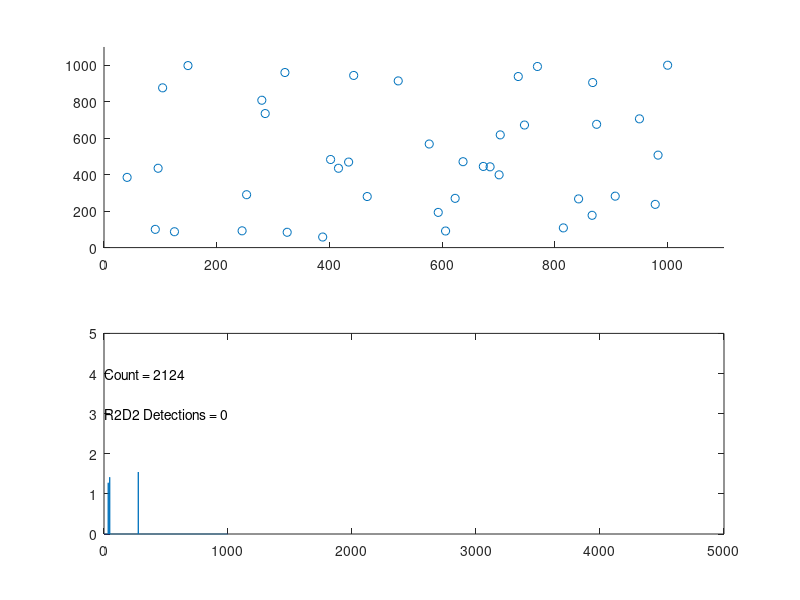

Write the MATLAB code that produced this figure.
%%%%%%%%%%%%%%%%%%%%%%%%%%%%%%%%%%%%%%%%%%%%%%%%%%%%%%%%%%%%%%%%%%%%%%%%%%%%%%%%
% Andrew Payne
% 14 April 2019
%
% r2d2_sim.m - A simulator to show platoon moving through battlespace with
% algorithms programmed to dodge R2D2 units.
%
% Basic Instructions:
%   Run in Octave.  Opens up a split GUI figure with battlespace on top and
%   platoon detection time values along the bottom.  Platoon automatically starts 
%   from (1,1), and goes until it finishes at (1000,1000).
%   In the bottom of the GUI window are the count and the R2D2 Detections count.
%   The Count is simply the main loop counter.  The R2D2 Detections count is the
%   number of times the R2D2 (enemy) units spot the platoon.
%
%   Modify the following parameters to test different scenarios:
%    - GRID_SIZE (default 1000)
%    - NUM_R2D2  
%    - R2D2_RANGE  (default 5)
%    - MAX_RANGE  (soldier sensor distance of r2d2 detection)
%
%%%%%%%%%%%%%%%%%%%%%%%%%%%%%%%%%%%%%%%%%%%%%%%%%%%%%%%%%%%%%%%%%%%%%%%%%%%%%%%%

function ret_val = r2d2_sim
  GRID_SIZE = 1000;
  NUM_R2D2 = 40;
  R2D2_RANGE = 10;
  MAX_RANGE = 40;
  % Maneuvering step counts:
  DIRECTIVE_FORWARD_STEPS = 5;
  DIRECTIVE_RETRACE_STEPS = 20; 
  
  ret_val = 0;
  
  grid = zeros(GRID_SIZE);

  % Generate R2D2.
  r2d2.num = NUM_R2D2;
  % Positions (columns wrap top-to-bottom).
  r2d2.raw_positions = fix(rand(1,NUM_R2D2)*GRID_SIZE^2);
  % Set ordered pair positions via R2d2_Positions:
  r2d2.num_detections = 0;
  R2d2_Positions;

  % Place R2D2s into grid.
  grid(r2d2.raw_positions) = 1;

  % Place platoon at the starting mark.
  platoon.position = [1,1];
  platoon.directive = {'N/A', 0;
                       'N/A', 0;};
  platoon.last_move = [0 0 0 0]; % n s e w.
  platoon.move_count = 0;
  platoon.detections = zeros(DIRECTIVE_FORWARD_STEPS, 1);
  platoon.maneuver = 0;
  
  sensor.num_hits = 0;
  sensor.heatmap = zeros(2);  % Give a fresh 2x2 sensor relative heatmap grid.
  sensor.old_heatmap = zeros(2);
  sensor.change = zeros(2);
  splot=[];
  
  Setup_Plot;
  
  done = 0;

  % Main time-step loop.
  while (done == 0)
    % Turn on sensor. Collect Data about R2D2.
    % Gets a 2x2 grid of NW, SW, NE, SE data correlating to severity of sensor data.
    Platoon_Sense;

    % Decides how to proceed to the finish line based on sensor heatmap.
    Platoon_Decide;

    % R2d2 detection:
    R2d2_Detection;
    
    % Updates the plot for this simulation.
    Update_Plot;

    % Loop ending when finish line reached.
    done = (platoon.position(1) > GRID_SIZE-1 && platoon.position(2) > GRID_SIZE-1);
    
    %disp([platoon.directive{1}, ' ', num2str(platoon.directive{2})]);
    
    %disp([num2str(platoon.move_count), ' ', num2str(platoon.position)]);
  endwhile
  
    disp([num2str(platoon.position(1)), ' ', num2str(platoon.position(2))]);
 
 
  function Setup_Plot
    for (i = 1:NUM_R2D2)
      splot.xdata(i) = r2d2.positions{i}(1);
      splot.ydata(i) = r2d2.positions{i}(2);
    endfor
    % Add the platoon position:
    splot.xdata(NUM_R2D2+1) = platoon.position(1);
    splot.ydata(NUM_R2D2+1) = platoon.position(2);
    
    f=figure;
    subplot(2,1,1);
    
    % Start the graph
    splot.graph = scatter(splot.xdata, splot.ydata);
    
    axis([0 GRID_SIZE*1.1 0 GRID_SIZE*1.1]);

    subplot(2,1,2);
    
    splot.xheat = linspace(1,1000,GRID_SIZE*5);
    splot.yheat = zeros(1,GRID_SIZE*5);
    splot.heatmap_plot = plot(splot.xheat, splot.yheat);
    splot.move_counter = text(1,4,'Count = 0');
    splot.r2d2_detections = text(1,3,'R2D2 Detections = 0');
    axis([0 GRID_SIZE*5 0 5]);
    
  endfunction
  
  function Update_Plot
    xdata_tmp = get(splot.graph, 'xdata');
    ydata_tmp = get(splot.graph, 'ydata');
    
    xdata_tmp(NUM_R2D2+1) = platoon.position(1);
    ydata_tmp(NUM_R2D2+1) = platoon.position(2);
    
    set(splot.graph, 'xdata', xdata_tmp);
    set(splot.graph, 'ydata', ydata_tmp);
    
    yheat_tmp = get(splot.heatmap_plot,'ydata');
    yheat_tmp(platoon.move_count) = sum(sensor.heatmap(:));
    
    set(splot.heatmap_plot, 'ydata', yheat_tmp);
    set(splot.move_counter, 'string', ['Count = ',num2str(platoon.move_count)]);
    set(splot.r2d2_detections, 'string', ['R2D2 Detections = ',num2str(r2d2.num_detections)]);
    
    drawnow
     
  endfunction

  function R2d2_Positions
    for i=1:NUM_R2D2
      % X position
      x_pos = ceil(r2d2.raw_positions(i)/GRID_SIZE);
      %x_pos = 50*i + 20;
      
      % Y position
      y_pos = mod(r2d2.raw_positions(i), GRID_SIZE);
      %y_pos = 50*i - 5;
      if (y_pos==0)
        y_pos = GRID_SIZE;
      endif 
      
      % Set ordered pair variable.
      r2d2.positions{i} = [x_pos, y_pos]; 

    endfor
  endfunction
  
  function R2d2_Detection
     % Go through list of r2d2s, calculating Manhatten Distance.
    for i = 1:NUM_R2D2
      raw_offsets{i} = r2d2.positions{i} - platoon.position;
      raw_man_dist{i} = sum(abs(raw_offsets{i}));
    endfor
    
    % Reorder from closest to furthest, based on Manhatten Distance:
    [man_dist, sort_order] = sort(cell2mat(raw_man_dist));
    man_dist = num2cell(man_dist);
    offsets = raw_offsets(sort_order); 
    
    R2d2_Measure;
    
    function R2d2_Measure
      r2d2.range = R2D2_RANGE;
      
      % Go through list of r2d2s.
      for r2d2_ctr = 1:NUM_R2D2
        % Manhatten Distance comparison with sensor.range.
        if (man_dist{r2d2_ctr} <= r2d2.range)
          % Add to list of hit(s)
          r2d2.num_detections = r2d2.num_detections + 1;
        else
          break; % Keeps getting further away, break.
        endif
      endfor  
    endfunction
  endfunction
  
  function Platoon_Decide
    if (platoon.move_count == 0)
      Platoon_Move('North');
      return
    elseif (platoon.directive{2}>0)
      
      % Call the directives.
      Platoon_Manuever

  % Heatmap analysis.
  
  % -------------
  % | NW  | NE  |
  % |     |     |
  % -------------
  % | SW  | SE  |
  % |     |     |
  % -------------
  
  %
    elseif (sensor.num_hits)
      last_move = platoon.directive{1};
      dir_finder = zeros(2);
    
      % Find the direction of the r2d2 being sensed.
      [max_heat,~] = max(sensor.heatmap(:));
      
      [x, y] = find(sensor.heatmap==max_heat);
      
      % Find the direction of the r2d2s that are most increasing.
      %[~,max_chg_dir] = max(sensor.change(:));
      
      dir_finder(x,y) = 1;
      disp(dir_finder)
      %dir_finder(max_chg_dir) = 1;
      
      switch (dir_finder)
        case [0 0;
              0 1]
          platoon.directive(1:2)={'NorthWest', DIRECTIVE_FORWARD_STEPS};

        case [0 0;
              1 0]
          platoon.directive(1:2)={'NorthEast', DIRECTIVE_FORWARD_STEPS};
        
        case [0 0;
              1 1]
          platoon.directive(1:2)={'North', DIRECTIVE_FORWARD_STEPS};
       
        case [0 1;
              0 0]
          platoon.directive(1:2)={'South', DIRECTIVE_RETRACE_STEPS};
          platoon.directive(3:4)={'East', DIRECTIVE_RETRACE_STEPS};

        case [0 1;
              0 1]
          platoon.directive(1:2)={'NorthWest', DIRECTIVE_RETRACE_STEPS};
          platoon.directive(1:2)={'East', DIRECTIVE_RETRACE_STEPS};
        case [0 1;
              1 0]
          platoon.directive(1:2)={'SouthEast', DIRECTIVE_FORWARD_STEPS};
        
        case [0 1;
              1 1]
          platoon.directive(1:2)={'NorthWest', DIRECTIVE_FORWARD_STEPS};
        
        case [1 0;
              0 0]
          platoon.directive(1:2)={'SouthEast', DIRECTIVE_FORWARD_STEPS};
        
        case [1 0;
              0 1]
          platoon.directive(1:2)={'NorthEast', DIRECTIVE_FORWARD_STEPS};
        
        case [1 0;
              1 0]
          platoon.directive(1:2)={'East', DIRECTIVE_FORWARD_STEPS};
        
        case [1 0;
              1 1]
          platoon.directive(1:2)={'NorthEast', DIRECTIVE_FORWARD_STEPS};
        
        case [1 1;
              0 0]
          platoon.directive(1:2)={'South', DIRECTIVE_FORWARD_STEPS};
        
        case [1 1;
              0 1]
          platoon.directive(1:2)={'SouthWest', DIRECTIVE_RETRACE_STEPS};
        otherwise
          disp('should not see this');
      endswitch
      
      Platoon_Move(platoon.directive{1});

      % Just a routine move north or east to reach the finish line.
      else
        if platoon.last_move(1)
          Platoon_Move('East');
         % disp('routine move east.');
        % North
        else
          Platoon_Move('North');
         % disp('routine move north.');
        endif
      endif
      
      % Maneuvering function.
      function Platoon_Manuever
      
        Platoon_Move(platoon.directive{1});
        % Decrement the count.
        platoon.directive{2} = platoon.directive{2} - 1;
        
        % When the first row of directives is exhausted, move second row up.
        if (platoon.directive{2} == 0 && platoon.directive{4}>0)
          disp('Changing Directives');
          platoon.directive{1} = platoon.directive{3};
          platoon.directive{2} = platoon.directive{4};
          platoon.directive{4} = 0;
        endif
      
      endfunction
  
      % Basic moving function.
      function Platoon_Move(direction)
        direction = upper(direction);
        switch direction
          case 'NORTH'
            if (platoon.position(2) < GRID_SIZE)
              platoon.position(2) = platoon.position(2) + 1;
              platoon.last_move = [1 0 0 0];
              platoon.move_count = platoon.move_count + 1; 
            elseif (platoon.position(1) < GRID_SIZE)
              Platoon_Move('East');
            else
              Platoon_Move('South');
            endif
          case 'SOUTH'
            platoon.position(2) = platoon.position(2) - 1;
            platoon.last_move = [0 1 0 0];
            platoon.move_count = platoon.move_count + 1; 
          case 'EAST'
            if (platoon.position(1) < GRID_SIZE)
              platoon.position(1) = platoon.position(1) + 1;
              platoon.last_move = [0 0 1 0];
              platoon.move_count = platoon.move_count + 1; 
            elseif (platoon.position(2) < GRID_SIZE)
              Platoon_Move('North');
            else
              Platoon_Move('South');
            endif
          case 'WEST'
            platoon.position(1) = platoon.position(1) - 1;
            platoon.last_move = [0 0 0 1];
            platoon.move_count = platoon.move_count + 1; 
          case 'NORTHEAST'
            if (platoon.last_move == [1 0 0 0])
              Platoon_Move('East');
            else
              Platoon_Move('North');
            endif
          case 'NORTHWEST'
            if (platoon.last_move == [1 0 0 0])
              Platoon_Move('West');
            else
              Platoon_Move('North');
            endif
          case 'SOUTHEAST'
            if (platoon.last_move == [0 1 0 0])
              Platoon_Move('East');
            else
              Platoon_Move('South');
            endif
          case 'SOUTHWEST'
            if (platoon.last_move == [0 1 0 0])
              Platoon_Move('West');
            else
              Platoon_Move('South');
            endif
        endswitch  
      endfunction

  endfunction
  
  function Platoon_Sense
    % Go through list of r2d2s, calculating Manhatten Distance.
    for i = 1:NUM_R2D2
      raw_offsets{i} = r2d2.positions{i} - platoon.position;
      raw_man_dist{i} = sum(abs(raw_offsets{i}));
    endfor
    
    % Reorder from closest to furthest, based on Manhatten Distance:
    [man_dist, sort_order] = sort(cell2mat(raw_man_dist));
    man_dist = num2cell(man_dist);
    offsets = raw_offsets(sort_order);
    
    % Run Sensor_Measure to pick up any R2D2(s).
    Sensor_Measure;
    
    % Run Sensor_Calc to calculate severity of measurements and mark the change from last detection.
    Sensor_Calc;

    function Sensor_Measure
      %sensor.capability = 0.8; % luck of the draw.
      sensor.capability = .2 + .5*rand; % luck of the draw.
      sensor.range = sensor.capability * MAX_RANGE;
      sensor.old_heatmap = sensor.heatmap;
      sensor.heatmap = zeros(2);  % Give a fresh 2x2 sensor relative heatmap grid.
      sensor.num_hits = 0; % reset.
      
      % Go through list of r2d2s.
      for r2d2_ctr = 1:NUM_R2D2
        % Manhatten Distance comparison with sensor.range.
        if (man_dist{r2d2_ctr} <= sensor.range)
          % Add to list of hit(s)
          sensor.num_hits = sensor.num_hits + 1;
          sensor.hits{r2d2_ctr} = offsets{r2d2_ctr};
          sensor.man_dist{r2d2_ctr} = man_dist{r2d2_ctr};
        else
          break; % Keeps getting further away, break.
        endif
      endfor  
    endfunction
    
    function Sensor_Calc
      for hit_ctr = 1:sensor.num_hits
        % Find the N/S/E/W direction via the sign.
        if (sensor.hits{hit_ctr}(1) > 0)
          x_sign = 1;
        else
          x_sign = -1;
        endif
        if (sensor.hits{hit_ctr}(2) > 0)
          y_sign = 1;
        else
          y_sign = -1;
        endif
        
        norm_vector = sensor.hits{hit_ctr}/norm(abs(sensor.hits{hit_ctr}));
        
        % If X direction is severe:
        if (abs(norm_vector(1)/norm_vector(2)) > 5)
          norm_vector(1) = 1;
          norm_vector(2) = 0;
        elseif (abs(norm_vector(2)/norm_vector(1)) > 5)
          norm_vector(1) = 0;
          norm_vector(2) = 1;
        endif
        
        % Gives the strength of the signals:
        x_gauge = norm_vector(1)*x_sign*(1 - abs(sensor.hits{hit_ctr}(1) / sensor.range));
        y_gauge = norm_vector(2)*y_sign*(1 - abs(sensor.hits{hit_ctr}(2) / sensor.range));
   
        if (x_gauge > 0) % Target is at right.
          sensor.heatmap(1,2) = sensor.heatmap(1,2) + x_gauge;
          sensor.heatmap(2,2) = sensor.heatmap(2,2) + x_gauge;
        elseif (x_gauge < 0) % Target is at left.
          sensor.heatmap(1,1) = sensor.heatmap(1,1) - x_gauge;
          sensor.heatmap(2,1) = sensor.heatmap(2,1) - x_gauge;
        endif
        if (y_gauge > 0) % Target is above.
          sensor.heatmap(1,1) = sensor.heatmap(1,1) + y_gauge;
          sensor.heatmap(1,2) = sensor.heatmap(1,2) + y_gauge;
        elseif (y_gauge < 0) % Target is below.
          sensor.heatmap(2,1) = sensor.heatmap(2,1) - y_gauge;
          sensor.heatmap(2,2) = sensor.heatmap(2,2) - y_gauge;
        endif
        
      endfor
      
      % Get the change from last detection:
      sensor.change = sensor.heatmap - sensor.old_heatmap;
      
    endfunction
endfunction

endfunction
